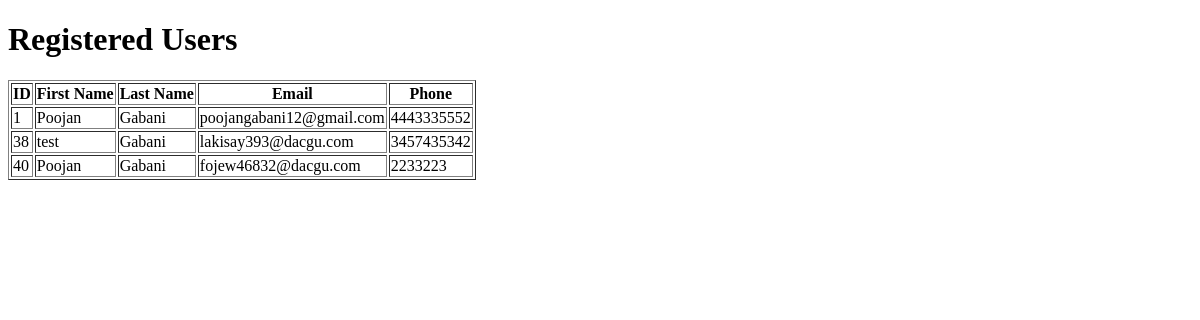
/users, run on an earlier commit of the app's database.
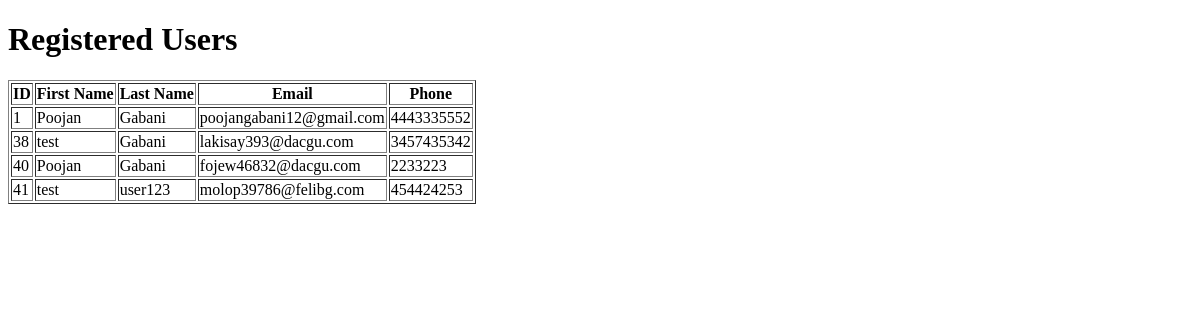
And on a later commit of the database.
### tables this page shows
CREATE TABLE users (
        id INTEGER PRIMARY KEY AUTOINCREMENT,
        first_name TEXT NOT NULL,
        last_name TEXT NOT NULL,
        email TEXT UNIQUE NOT NULL,
        phone TEXT NOT NULL,
        password TEXT NOT NULL
    , reset_token TEXT, reset_token_timestamp TEXT);

### HTML/app.py (the view)
@app.route('/users')
def users():
    users = get_all_users()
    return render_template('user.html', users=users)

### HTML/app.py (called while the page is built)
def get_all_users():
    conn = sqlite3.connect('database.db')
    cur = conn.cursor()
    cur.execute("SELECT * FROM users")
    users = cur.fetchall()
    conn.close()
    return users

### HTML/templates/user.html (shortened to what this page needs)
<!DOCTYPE html>
<html lang="en">
<head>
</head>
<body>
<h1>Registered Users</h1>
<table border="1">
    <thead>
        <tr>
            <th>ID</th>
            <th>First Name</th>
            <th>Last Name</th>
            <th>Email</th>
            <th>Phone</th>
        </tr>
    </thead>
    <tbody>
        {% for user in users %}
        <tr>
            <td>{{ user[0] }}</td>
            <td>{{ user[1] }}</td>
            <td>{{ user[2] }}</td>
            <td>{{ user[3] }}</td>
            <td>{{ user[4] }}</td>
        </tr>
        {% endfor %}
    </tbody>
</table>
</body>
</html>

What changed in the data, as far as the page shows it:
added users: id "41", first_name "test", last_name "user123", email "molop39786@felibg.com", phone "454424253"
